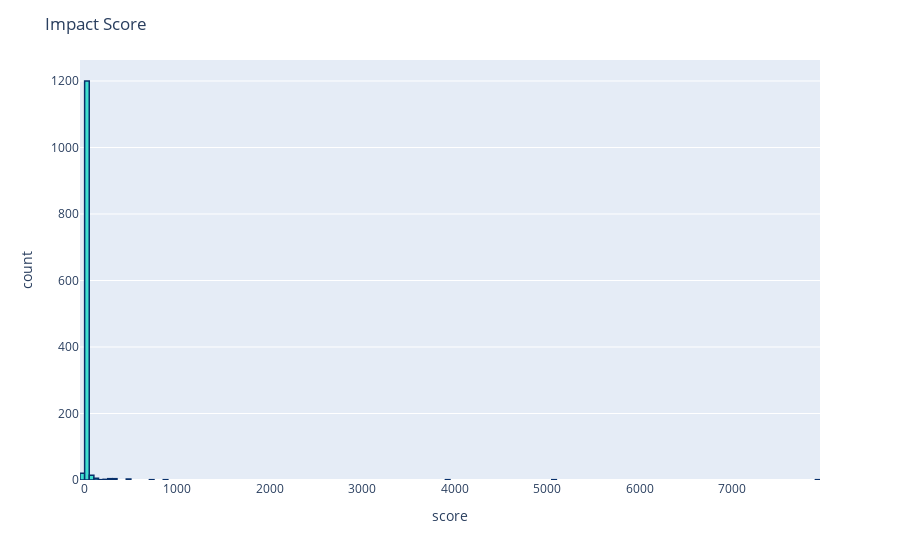

Here is the notebook cell this chart was saved with:
### Code cell
# Visualize Impact Scores
fig = px.histogram(df.score, x="score")
fig.update_traces(marker_color="turquoise",marker_line_color='rgb(8,48,107)',
                  marker_line_width=1.5)
fig.update_layout(title_text='Impact Score')
fig.show()

### Figure 1 — Plotly figure (JSON) as saved in the notebook; plotly's stock layout.template omitted (floating-point values rounded to 4 significant figures; data arrays with more than 128 entries replaced by an {"elided": "..."} marker saying what was removed)
{"data": [{"alignmentgroup": "True", "bingroup": "x", "hovertemplate": "score=%{x}<br>count=%{y}<extra></extra>", "legendgroup": "", "marker": {"color": "turquoise", "line": {"color": "rgb(8,48,107)", "width": 1.5}}, "name": "", "offsetgroup": "", "orientation": "v", "showlegend": false, "type": "histogram", "x": {"elided": "1258 int values"}, "xaxis": "x", "yaxis": "y"}], "layout": {"barmode": "relative", "legend": {"tracegroupgap": 0}, "margin": {"t": 60}, "title": {"text": "Impact Score"}, "xaxis": {"anchor": "y", "domain": [0, 1], "title": {"text": "score"}}, "yaxis": {"anchor": "x", "domain": [0, 1], "title": {"text": "count"}}}}
